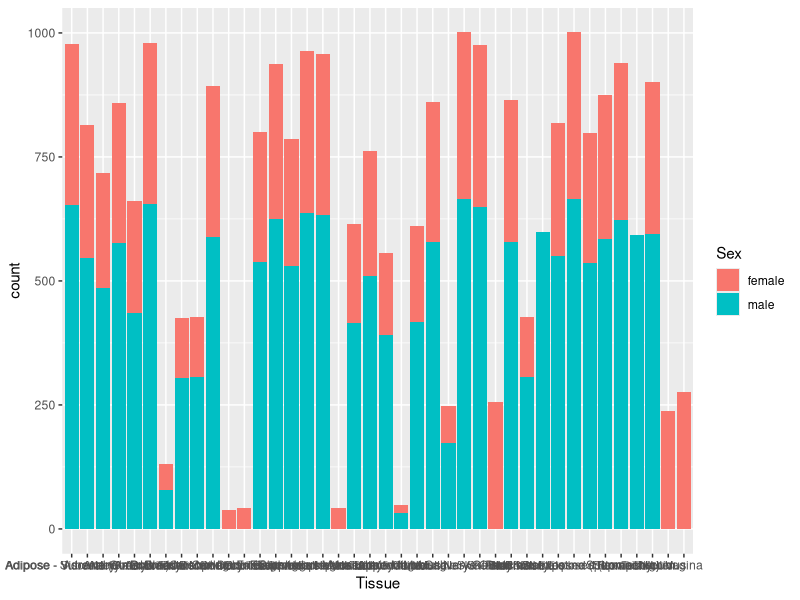
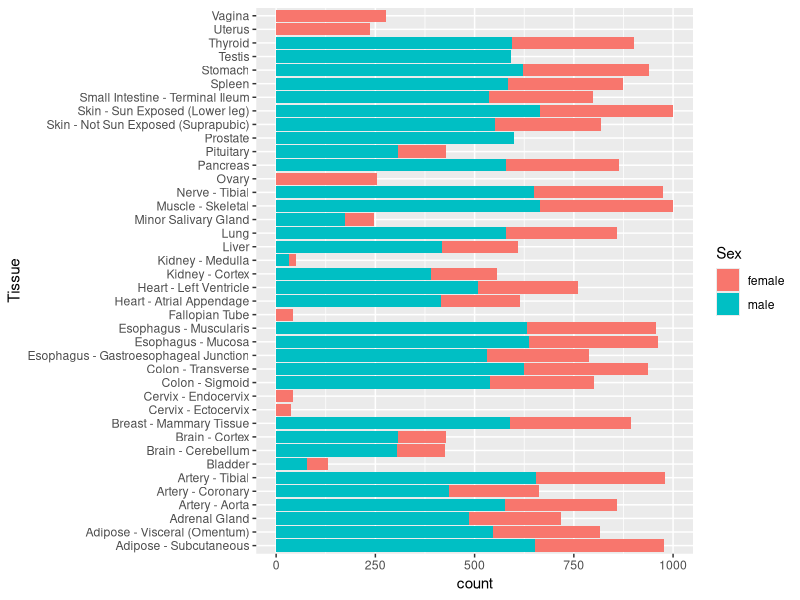
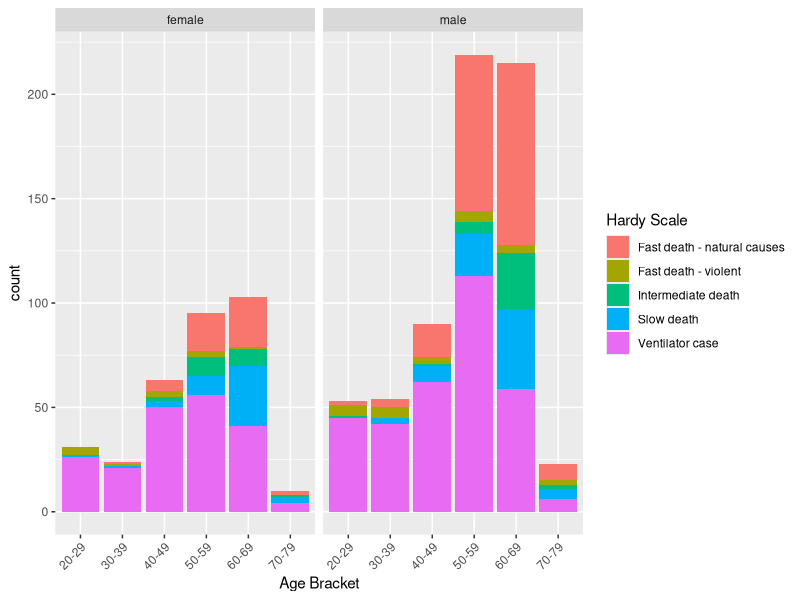
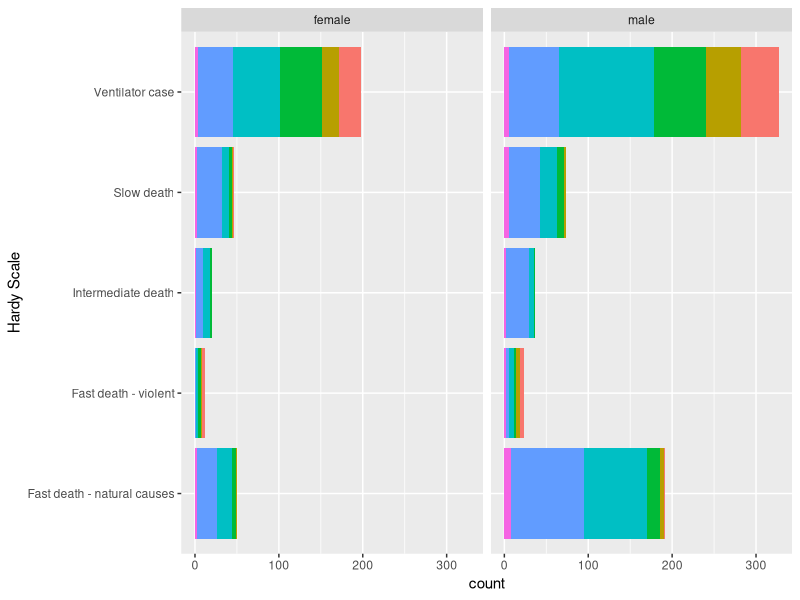
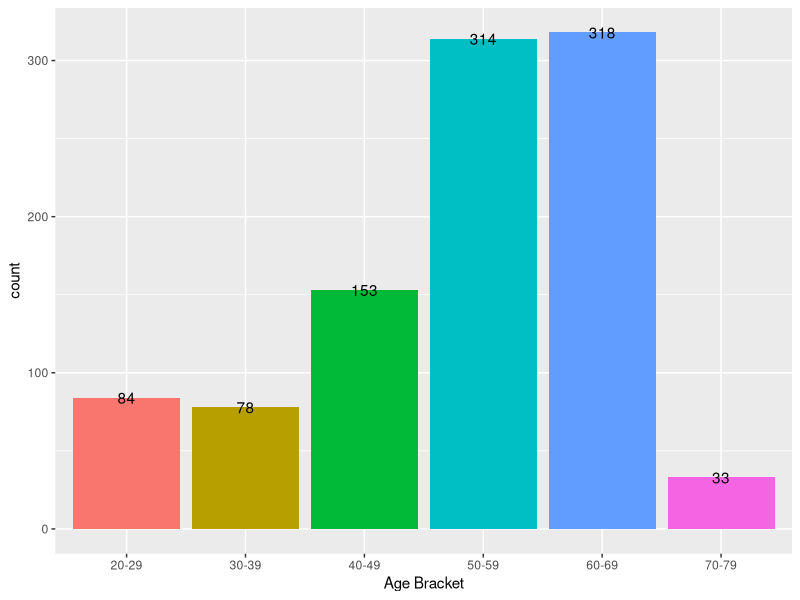

The R script that drew these images, in order:
## ---- chunk 1

library(tidyverse)
library(kableExtra)

df <- read_csv("../data/GTExPortal.csv")

dim(df)

head(df) 

df %>%
  ggplot(aes(x = `Tissue`, 
             fill = `Sex`)) +
  geom_bar()  

df %>%
  ggplot(aes(x = `Tissue`, 
             fill = `Sex`)) +
  geom_bar()  +
  coord_flip()

df2 <- df %>% 
  group_by(`Subject ID`, `Hardy Scale`, `Age Bracket`, Sex) %>%
  summarize(TissueCount = length(Tissue)) %>%
  arrange(desc(TissueCount))  

head(df2, 10) 

dim(df2)

df2 %>%
  ggplot(aes(fill = `Hardy Scale`, 
             x = `Age Bracket`)) +
  geom_bar() +
  facet_wrap(~Sex) +
  theme(axis.text.x =  element_text(angle = 45, hjust = 1))


df3 <- df2 %>%
  group_by(`Hardy Scale`, `Age Bracket`, Sex) %>%
  summarise(count = length(`Subject ID`)) 

tail(df3,20) 

df4 <- df3 %>%
  pivot_wider(names_from = `Age Bracket`,
              values_from = `count`)
df4 

ggplot(df3, aes(x = `Hardy Scale`, y = count,
                fill = `Age Bracket`,
                label = count)) +
  geom_bar(stat = "identity") +
  facet_wrap(~`Sex`) +
  coord_flip() +
  theme(legend.position = "none")


df5 <- df2 %>%
  group_by( `Age Bracket`) %>%
  summarise(count = length(`Age Bracket`)) 

df5 

ggplot(df5, aes(x = `Age Bracket`, y = count,
                fill = `Age Bracket`,
                label = count)) +
  geom_bar(stat = "identity") +
  geom_text(aes(label = count)) +
  theme(legend.position = "none")
